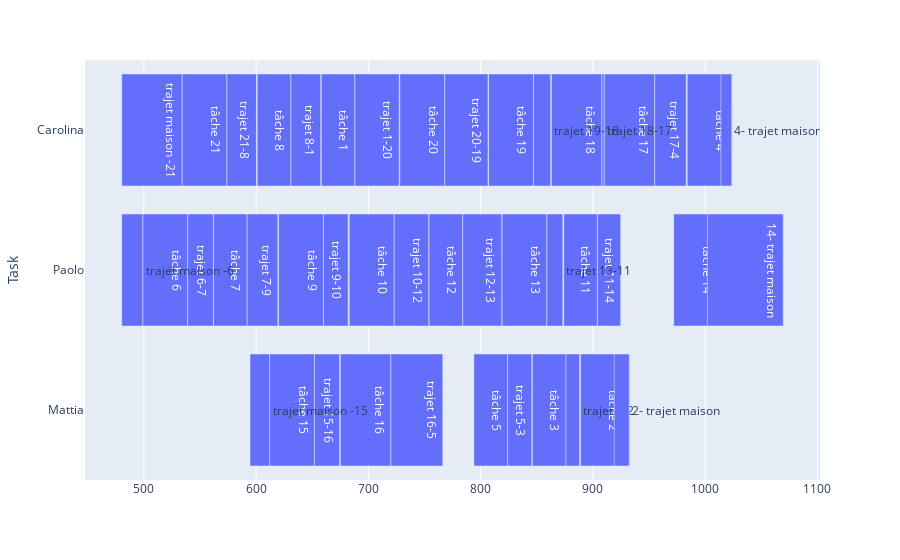

The notebook cell this image was saved under:
### Code cell
import plotly.express as px
import pandas as pd

# plotting the working tasks
liste=[]
for i in range(number_of_ressources):
    for j in range(number_of_tasks):
        if round(x[(j,i)].x):
            start=int(s[j].x)
            end=(int(s[j].x)+tasks[L_tasks[j]].duration)
            liste.append(dict(Task=L_ressources[i], Start=start, Finish=end, Resource="executing task",J="tâche "+str(j+1)))

# plotting the transports
for a in range(number_of_tasks):
    for b in range(number_of_tasks):
        for j in range(number_of_ressources):
            if round(y[(j,a,b)].x):
                start=(int(s[a].x)+tasks[L_tasks[a]].duration)
                end=(start+distances[a][b]/v)
                liste.append(dict(Task=L_ressources[j], Start=start, Finish=end, Resource="moving",J="trajet "+str(a+1)+"-"+str(b+1)))

# plotting the first transport
for a in range(number_of_tasks):
    for j in range(number_of_ressources):
        if round(d[(j,a)].x):
            start=(s[a].x-distances_m[j][a]/v)
            end=s[a].x
            liste.append(dict(Task=L_ressources[j], Start=start, Finish=end, Resource="depart",J="trajet maison -"+str(a+1)))

# plotting the last transport
for a in range(number_of_tasks):
    for j in range(number_of_ressources):
        if round(f[(j,a)].x):
            start=(s[a].x + tasks[L_tasks[i]].duration)
            end=(start+ distances_m[j][a]/v)
            liste.append(dict(Task=L_ressources[j], Start=start, Finish=end, Resource="depart",J=str(a+1)+"- trajet maison"))

df = pd.DataFrame(liste)
df['delta'] = df['Finish'] - df['Start']

fig = px.timeline(df, x_start="Start", x_end="Finish", y="Task",text="J")

fig.layout.xaxis.type = 'linear'
fig.data[0].x = df.delta.tolist()
fig.show()

### Figure 1 — Plotly figure (JSON) as saved in the notebook; plotly's stock layout.template omitted (floating-point values rounded to 4 significant figures)
{"data": [{"alignmentgroup": "True", "base": [889, 846, 794, 612, 675, 499, 562, 620, 683, 874, 754, 819, 972, 658, 984, 601, 910, 863, 807, 728, 534, 688, 876, 824, 539, 592, 631, 660, 723, 904, 784, 859, 652, 720, 955, 908, 847, 768, 574, 480.3, 594.6, 480.3, 919, 1014, 1002], "hovertemplate": "Start=%{base}<br>Finish=%{x}<br>Task=%{y}<br>J=%{text}<extra></extra>", "legendgroup": "", "marker": {"color": "#636efa"}, "name": "", "offsetgroup": "", "orientation": "h", "showlegend": false, "text": ["tâche 2", "tâche 3", "tâche 5", "tâche 15", "tâche 16", "tâche 6", "tâche 7", "tâche 9", "tâche 10", "tâche 11", "tâche 12", "tâche 13", "tâche 14", "tâche 1", "tâche 4", "tâche 8", "tâche 17", "tâche 18", "tâche 19", "tâche 20", "tâche 21", "trajet 1-20", "trajet 3-2", "trajet 5-3", "trajet 6-7", "trajet 7-9", "trajet 8-1", "trajet 9-10", "trajet 10-12", "trajet 11-14", "trajet 12-13", "trajet 13-11", "trajet 15-16", "trajet 16-5", "trajet 17-4", "trajet 18-17", "trajet 19-18", "trajet 20-19", "trajet 21-8", "trajet maison -6", "trajet maison -15", "trajet maison -21", "2- trajet maison", "4- trajet maison", "14- trajet maison"], "textposition": "auto", "type": "bar", "x": [40, 30, 30, 40, 45, 40, 30, 40, 40, 30, 30, 40, 40, 30, 40, 30, 45, 45, 40, 40, 40, 39.43, 12.17, 21.59, 22.91, 27.36, 26.52, 22.01, 30.71, 20.72, 34.77, 14.15, 22.27, 46.26, 28.12, 1.947, 15.29, 38.53, 26.24, 18.7, 17.44, 53.66, 13.41, 9.407, 67.53], "xaxis": "x", "y": ["Mattia", "Mattia", "Mattia", "Mattia", "Mattia", "Paolo", "Paolo", "Paolo", "Paolo", "Paolo", "Paolo", "Paolo", "Paolo", "Carolina", "Carolina", "Carolina", "Carolina", "Carolina", "Carolina", "Carolina", "Carolina", "Carolina", "Mattia", "Mattia", "Paolo", "Paolo", "Carolina", "Paolo", "Paolo", "Paolo", "Paolo", "Paolo", "Mattia", "Mattia", "Carolina", "Carolina", "Carolina", "Carolina", "Carolina", "Paolo", "Mattia", "Carolina", "Mattia", "Carolina", "Paolo"], "yaxis": "y"}], "layout": {"barmode": "overlay", "legend": {"tracegroupgap": 0}, "margin": {"t": 60}, "xaxis": {"anchor": "y", "domain": [0, 1], "type": "linear"}, "yaxis": {"anchor": "x", "domain": [0, 1], "title": {"text": "Task"}}}}
